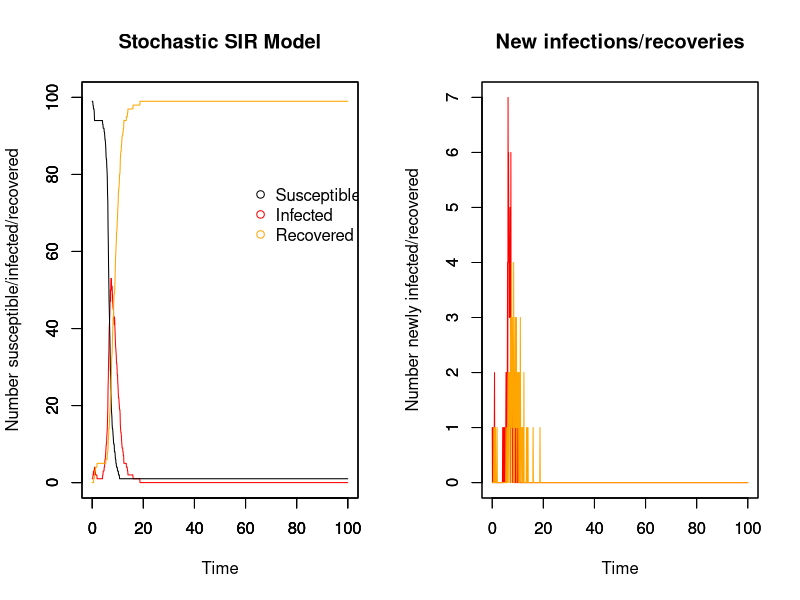

R code for this plot:
## ---- chunk 1
knitr::opts_chunk$set(echo = TRUE)
## ---- chunk 2
summary(cars)
## ---- chunk 3
##########################
## Input values for SIR ##
##########################

# Time
timestep <- 0.1
times <- seq(0, 100, by = timestep)

# Initial population: N-1 susceptible, 1 infectious, 0 recovered
init.values = c(
  S = 100-1,
  I = 1,
  R = 0
)
N = sum(init.values)

# Invent some epidemic data to fit my model to
true_infectious <- (dnorm(times, 20, 4))*N
#plot(true_infectious)

###############
## The model ##
###############

# Array for holding collective disease status information for whole period of time
data <- array(0, dim =c(length(times), length(init.values)+3))
data[,1] <- times # make first column the timesteps to make plotting easier later on
  
# R0 & duration of infectiousness
R0 <- 3
D_inf <- 2
  
# Calculating probabilities that do not change with time
p <- R0 * (timestep/(D_inf*N)) # probability of effective contact
r_t <- (1/D_inf)*timestep # Recovery rate
  
# For loops for calculating the numbers susceptible, infected, and recovered at each timepoint
for (time in times){
  if (time == 0){ # Set up the number of S/I/R at time 0
    data[1,2] <- init.values["S"] # number of susceptibles at time 0
    data[1,3] <- init.values["I"] # number of infecteds at time 0
    data[1,4] <- init.values["R"] # number of recovereds at time 0
    data[1,5] <- init.values["I"] # number newly infected at time 0
    data[1,6] <- init.values["R"] # number newly recovered at time 0
      
  } else{
    whole_time <- 1/timestep * time # makes time into the whole number that it corresponds to in the array
    foi_t <- 1 - (1 - p)^data[whole_time, 3] # Force of infection at time t, affected by the number infectious at prev t
    inf <- rbinom(1, size = data[whole_time,2], prob = foi_t) # number who become infected in this timestep
    rec <- rbinom(1, size = data[whole_time,3], prob = r_t)# number who become recovered in this timestep
      
    data[whole_time+1,2] <- data[whole_time,2] - inf # number of susceptibles at other times
      
    data[whole_time+1,3] <- data[whole_time,3]  + inf - rec # number of infecteds at other times
      
    data[whole_time+1,4] <- data[whole_time,4] + rec # number of recovereds at other times
    
    data[whole_time+1,5] <- data[whole_time+1,3] - data[whole_time,3] + data[whole_time+1,4] - data[whole_time,4] # number of newly infected
    
    data[whole_time+1,6] <- data[whole_time+1,4] - data[whole_time,4] # number of newly recovered
  }
}

###############
## SIR plots ##
###############

run_stoch <- data.frame(data) # make array into a dataframe
colnames(run_stoch) <- c("time","S", "I", "R", "new_I", "new_R")

par(mfrow = c(1,2))

# Plot for SIR model
plot(x = run_stoch$time, y = run_stoch$I, type = "line", col = "red", ylim = c(0,N),
     xlab = "Time", ylab = "Number susceptible/infected/recovered", main = "Stochastic SIR Model")
par(new=T)
plot(x = run_stoch$time, y = run_stoch$S, type = "line", ylim = c(0,N), ylab = "", xlab = "") # add susceptible line
par(new=T)
plot(x = run_stoch$time, y = run_stoch$R, type = "line", col = "orange", ylim = c(0,N), ylab = "", xlab = "") # recovered

# Add legend
legend(60, 0.8*N, c("Susceptible", "Infected", "Recovered"), pch = 1, col = c("black", "red", "orange"), bty = "n")

# Plot for newly infected and newly recovered
plot(x = run_stoch$time, y = run_stoch$new_I, type = "line", col = "red", ylim = c(0,max(run_stoch$new_I)),
     xlab = "Time", ylab = "Number newly infected/recovered", main = "New infections/recoveries")
par(new=T)
plot(x = run_stoch$time, y = run_stoch$new_R, type = "line", col = "orange", ylim = c(0,max(run_stoch$new_I)), ylab = "", xlab = "") # add susceptible line

